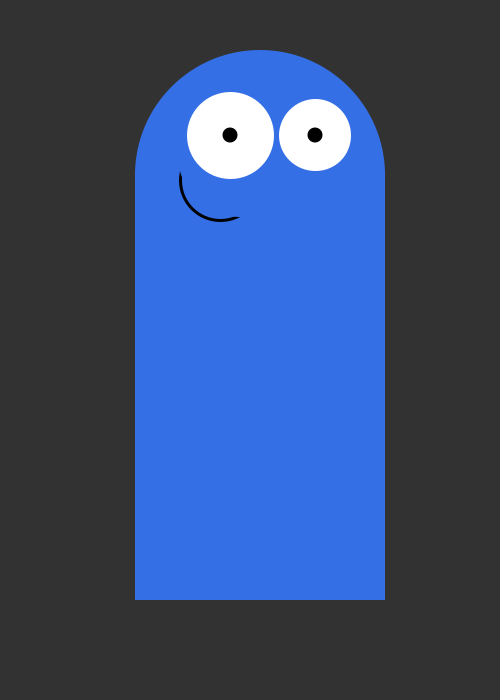
Frame 1 (no input)
Frame 60 (the mouse pressed at the canvas centre just before this capture): identical to frame 1, image omitted
Frame 120 (the mouse held since frame 60 and released just before this capture): identical to frame 1, image omitted

The Processing sketch that drew this single still picture (run headless with seeded random() and noise(); from frame 60 on, the mouse is pressed at the canvas centre):

// Processing sketch: Martinez_Josue_3_primitivas2D
// ── Martinez_Josue_3_primitivas2D.pde
//Es la parte donde definimos configuración inicial
void setup() {
  size(500, 700); //canvas de 500,700 px
}
//El contenido en la función se dibuja 60 veces por segundo
void draw() {
  //RGB | 0-255
  background(50);
  //Torso
  noStroke();
  fill(53, 111, 230); //tres argumentos
  /*A las funciones que pueden recibir más de 1 forma distinta
   de argumentos, se le conoce como, funciones de sobrecarga.
   */
  rect(135, 170, 250, 430);
  //1: posX, 2: posY, 3: ancho, 4: alto

  //Cabeza
  ellipse(260, 175, 250, 250);
  //Sonrisa
  strokeWeight(3);
  stroke(0);
  ellipse(220, 180, 80, 80);
  stroke(53, 111, 230);
  ellipse(239, 155, 120, 120);
  //Ojos
  fill(255);
  ellipse(230, 135, 90, 90);
  ellipse(315, 135, 75, 75);
  //Pupilas
  fill(0);
  noStroke();
  ellipse(230, 135, 15, 15);
  ellipse(315, 135, 15, 15);
}
